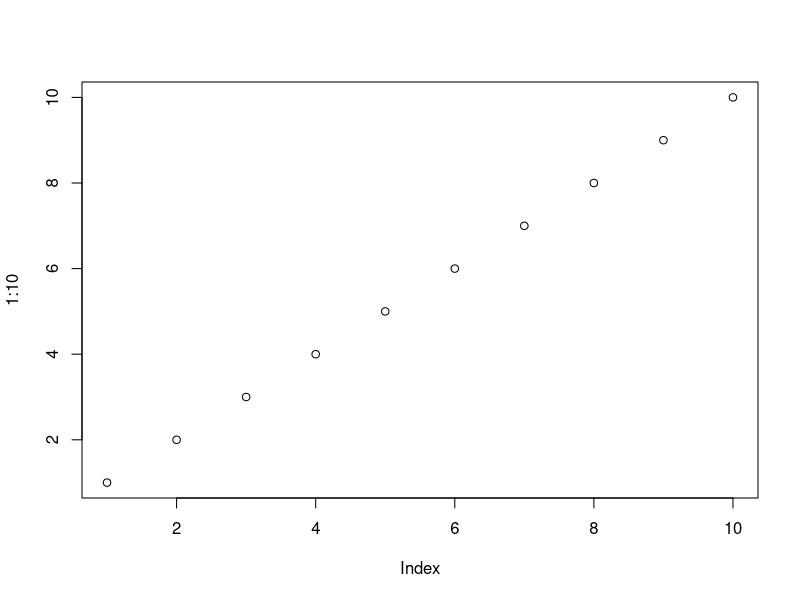
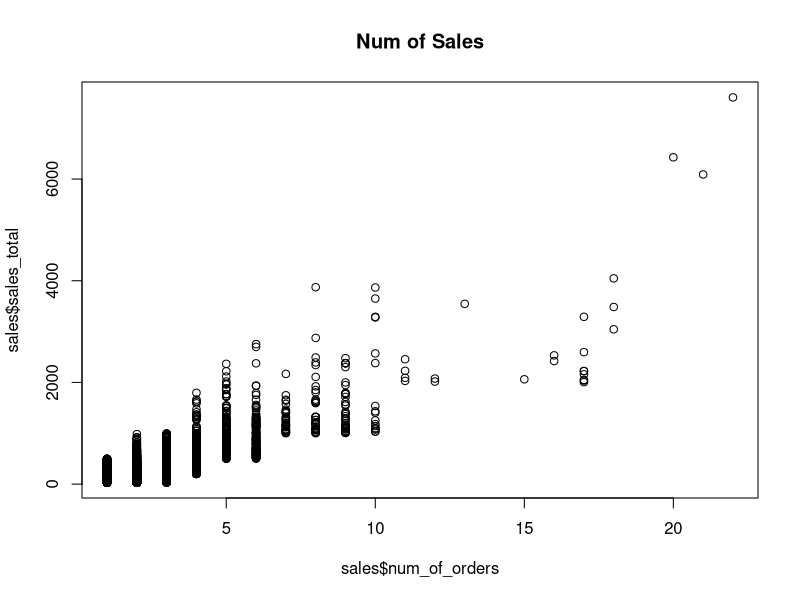

These charts were generated, in order, by the following R code:


setwd("C:/R Codes/Ch3")

# import a csv file of the total annual sales for each customer
sales <- read.csv("yearly_sales.csv")
sales
str(sales)
#sales_table <- read.table("yearly_sales.txt", header=TRUE, sep=",")
#sales_delim <- read.delim("yearly_sales_tab_delimited.txt")
# examine the imported dataset
head(sales)
head(sales,8)
summary(sales)

plot(1:10) 

# plot num_of_orders vs. sales
plot(sales$num_of_orders,sales$sales_total,
     main="Num of Sales")


# add a column for the average sales per order
sales$per_order <- sales$sales_total/sales$num_of_orders
sales
# export data as tab delimited without the row names
write.table(sales,"sales_modified.txt", sep="\t", row.names=FALSE)
